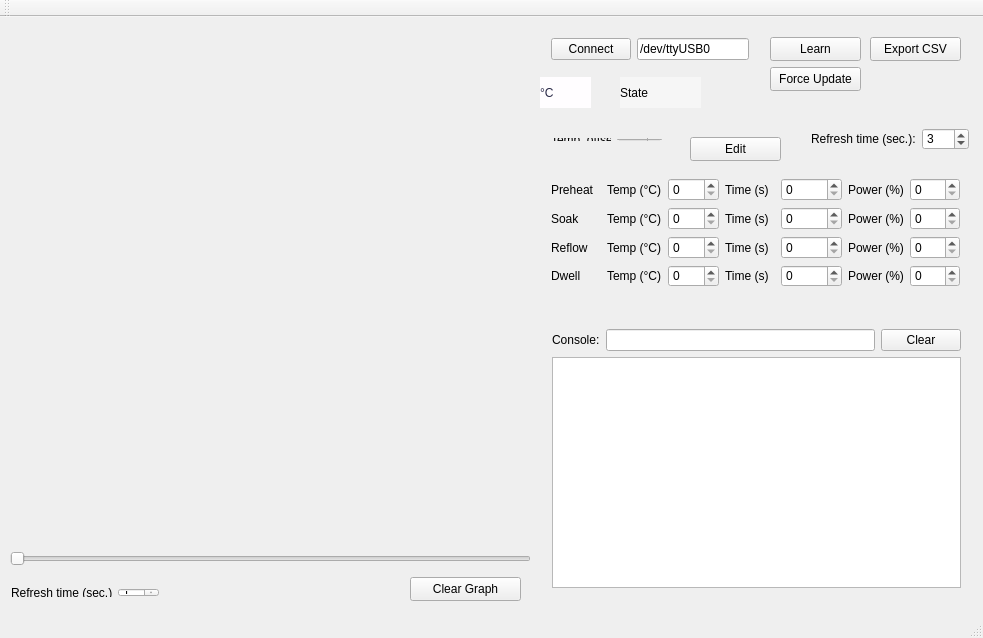
<?xml version="1.0" encoding="UTF-8"?>
<ui version="4.0">
 <class>MainWindow</class>
 <widget class="QMainWindow" name="MainWindow">
  <property name="geometry">
   <rect>
    <x>0</x>
    <y>0</y>
    <width>983</width>
    <height>638</height>
   </rect>
  </property>
  <property name="windowTitle">
   <string>ReflowKit Controller</string>
  </property>
  <widget class="QWidget" name="centralWidget">
   <widget class="QWidget" name="layoutWidget">
    <property name="geometry">
     <rect>
      <x>0</x>
      <y>560</y>
      <width>170</width>
      <height>31</height>
     </rect>
    </property>
    <layout class="QGridLayout" name="gridLayout_3">
     <item row="0" column="1">
      <widget class="QSpinBox" name="refreshTime">
       <property name="minimum">
        <number>1</number>
       </property>
       <property name="value">
        <number>1</number>
       </property>
      </widget>
     </item>
     <item row="0" column="0">
      <widget class="QLabel" name="refreshTimeLabel">
       <property name="text">
        <string>Refresh time (sec.):  </string>
       </property>
      </widget>
     </item>
    </layout>
   </widget>
   <widget class="QWidget" name="layoutWidget">
    <property name="geometry">
     <rect>
      <x>540</x>
      <y>10</y>
      <width>220</width>
      <height>45</height>
     </rect>
    </property>
    <layout class="QGridLayout" name="gridLayout_6">
     <item row="0" column="0">
      <widget class="QPushButton" name="connectButton">
       <property name="text">
        <string>Connect</string>
       </property>
      </widget>
     </item>
     <item row="0" column="1">
      <widget class="QLineEdit" name="pathToDevice">
       <property name="text">
        <string>/dev/ttyUSB0</string>
       </property>
      </widget>
     </item>
    </layout>
   </widget>
   <widget class="QWidget" name="layoutWidget">
    <property name="geometry">
     <rect>
      <x>540</x>
      <y>150</y>
      <width>431</width>
      <height>131</height>
     </rect>
    </property>
    <layout class="QGridLayout" name="gridLayout">
     <item row="0" column="0">
      <widget class="QLabel" name="label_2">
       <property name="text">
        <string>Preheat</string>
       </property>
      </widget>
     </item>
     <item row="0" column="1">
      <widget class="QLabel" name="label_3">
       <property name="text">
        <string>Temp (°C)</string>
       </property>
      </widget>
     </item>
     <item row="0" column="2">
      <widget class="QSpinBox" name="phttemp">
       <property name="maximum">
        <number>254</number>
       </property>
      </widget>
     </item>
     <item row="0" column="3">
      <widget class="QLabel" name="label_4">
       <property name="text">
        <string>Time (s)</string>
       </property>
      </widget>
     </item>
     <item row="0" column="4">
      <widget class="QSpinBox" name="phttime">
       <property name="maximum">
        <number>65534</number>
       </property>
      </widget>
     </item>
     <item row="0" column="5">
      <widget class="QLabel" name="label_5">
       <property name="text">
        <string>Power (%)</string>
       </property>
      </widget>
     </item>
     <item row="0" column="6">
      <widget class="QSpinBox" name="phtpwr">
       <property name="minimum">
        <number>0</number>
       </property>
       <property name="maximum">
        <number>100</number>
       </property>
      </widget>
     </item>
     <item row="1" column="0">
      <widget class="QLabel" name="label_15">
       <property name="text">
        <string>Soak</string>
       </property>
      </widget>
     </item>
     <item row="1" column="1">
      <widget class="QLabel" name="label_17">
       <property name="text">
        <string>Temp (°C)</string>
       </property>
      </widget>
     </item>
     <item row="1" column="2">
      <widget class="QSpinBox" name="soaktemp">
       <property name="maximum">
        <number>254</number>
       </property>
      </widget>
     </item>
     <item row="1" column="3">
      <widget class="QLabel" name="label_14">
       <property name="text">
        <string>Time (s)</string>
       </property>
      </widget>
     </item>
     <item row="1" column="4">
      <widget class="QSpinBox" name="soaktime">
       <property name="maximum">
        <number>65534</number>
       </property>
      </widget>
     </item>
     <item row="1" column="5">
      <widget class="QLabel" name="label_16">
       <property name="text">
        <string>Power (%)</string>
       </property>
      </widget>
     </item>
     <item row="1" column="6">
      <widget class="QSpinBox" name="soakpwr">
       <property name="minimum">
        <number>0</number>
       </property>
       <property name="maximum">
        <number>100</number>
       </property>
      </widget>
     </item>
     <item row="2" column="0">
      <widget class="QLabel" name="label_19">
       <property name="text">
        <string>Reflow</string>
       </property>
      </widget>
     </item>
     <item row="2" column="1">
      <widget class="QLabel" name="label_21">
       <property name="text">
        <string>Temp (°C)</string>
       </property>
      </widget>
     </item>
     <item row="2" column="2">
      <widget class="QSpinBox" name="reflowtemp">
       <property name="maximum">
        <number>254</number>
       </property>
      </widget>
     </item>
     <item row="2" column="3">
      <widget class="QLabel" name="label_18">
       <property name="text">
        <string>Time (s)</string>
       </property>
      </widget>
     </item>
     <item row="2" column="4">
      <widget class="QSpinBox" name="reflowtime">
       <property name="maximum">
        <number>65534</number>
       </property>
      </widget>
     </item>
     <item row="2" column="5">
      <widget class="QLabel" name="label_20">
       <property name="text">
        <string>Power (%)</string>
       </property>
      </widget>
     </item>
     <item row="2" column="6">
      <widget class="QSpinBox" name="reflowpwr">
       <property name="minimum">
        <number>0</number>
       </property>
       <property name="maximum">
        <number>100</number>
       </property>
      </widget>
     </item>
     <item row="3" column="0">
      <widget class="QLabel" name="label_23">
       <property name="text">
        <string>Dwell</string>
       </property>
      </widget>
     </item>
     <item row="3" column="1">
      <widget class="QLabel" name="label_25">
       <property name="text">
        <string>Temp (°C)</string>
       </property>
      </widget>
     </item>
     <item row="3" column="2">
      <widget class="QSpinBox" name="dwelltemp">
       <property name="maximum">
        <number>254</number>
       </property>
      </widget>
     </item>
     <item row="3" column="3">
      <widget class="QLabel" name="label_22">
       <property name="text">
        <string>Time (s)</string>
       </property>
      </widget>
     </item>
     <item row="3" column="4">
      <widget class="QSpinBox" name="dwelltime">
       <property name="maximum">
        <number>65534</number>
       </property>
      </widget>
     </item>
     <item row="3" column="5">
      <widget class="QLabel" name="label_24">
       <property name="text">
        <string>Power (%)</string>
       </property>
      </widget>
     </item>
     <item row="3" column="6">
      <widget class="QSpinBox" name="dwellpwr">
       <property name="minimum">
        <number>0</number>
       </property>
       <property name="maximum">
        <number>100</number>
       </property>
      </widget>
     </item>
    </layout>
   </widget>
   <widget class="QWidget" name="layoutWidget">
    <property name="geometry">
     <rect>
      <x>541</x>
      <y>301</y>
      <width>431</width>
      <height>281</height>
     </rect>
    </property>
    <layout class="QGridLayout" name="gridLayout_2">
     <item row="0" column="0">
      <widget class="QLabel" name="label">
       <property name="text">
        <string>Console:</string>
       </property>
      </widget>
     </item>
     <item row="0" column="1">
      <widget class="QLineEdit" name="consoleCommand"/>
     </item>
     <item row="0" column="2">
      <widget class="QPushButton" name="clearButton">
       <property name="text">
        <string>Clear</string>
       </property>
      </widget>
     </item>
     <item row="1" column="0" colspan="3">
      <widget class="QTextEdit" name="consoleOutput"/>
     </item>
    </layout>
   </widget>
   <widget class="QWidget" name="layoutWidget_2">
    <property name="geometry">
     <rect>
      <x>800</x>
      <y>100</y>
      <width>180</width>
      <height>44</height>
     </rect>
    </property>
    <layout class="QGridLayout" name="gridLayout_4">
     <item row="0" column="1">
      <widget class="QSpinBox" name="refreshTimeUi">
       <property name="minimum">
        <number>2</number>
       </property>
       <property name="maximum">
        <number>100</number>
       </property>
       <property name="value">
        <number>3</number>
       </property>
      </widget>
     </item>
     <item row="0" column="0">
      <widget class="QLabel" name="refreshTimeUiLabel">
       <property name="text">
        <string>Refresh time (sec.):  </string>
       </property>
      </widget>
     </item>
    </layout>
   </widget>
   <widget class="GraphTemp" name="graphTemp" native="true">
    <property name="geometry">
     <rect>
      <x>10</x>
      <y>0</y>
      <width>521</width>
      <height>531</height>
     </rect>
    </property>
   </widget>
   <widget class="QLabel" name="temp">
    <property name="geometry">
     <rect>
      <x>540</x>
      <y>60</y>
      <width>51</width>
      <height>31</height>
     </rect>
    </property>
    <property name="styleSheet">
     <string notr="true">color: rgb(40, 40, 70);
font: 75 italic 16pt &quot;Ubuntu&quot;;
font: 75 oblique 16pt &quot;DejaVu Sans&quot;;
background-color: rgb(255, 253, 255);</string>
    </property>
    <property name="text">
     <string>°C</string>
    </property>
   </widget>
   <widget class="QPushButton" name="learnButton">
    <property name="geometry">
     <rect>
      <x>770</x>
      <y>20</y>
      <width>91</width>
      <height>24</height>
     </rect>
    </property>
    <property name="text">
     <string>Learn</string>
    </property>
   </widget>
   <widget class="QPushButton" name="pushButton">
    <property name="geometry">
     <rect>
      <x>870</x>
      <y>20</y>
      <width>91</width>
      <height>24</height>
     </rect>
    </property>
    <property name="text">
     <string>Export CSV</string>
    </property>
   </widget>
   <widget class="QWidget" name="layoutWidget">
    <property name="geometry">
     <rect>
      <x>540</x>
      <y>110</y>
      <width>133</width>
      <height>25</height>
     </rect>
    </property>
    <layout class="QGridLayout" name="gridLayout_5">
     <item row="0" column="1">
      <widget class="QSpinBox" name="tempoffset">
       <property name="minimum">
        <number>-30</number>
       </property>
       <property name="maximum">
        <number>30</number>
       </property>
      </widget>
     </item>
     <item row="0" column="0">
      <widget class="QLabel" name="label_6">
       <property name="text">
        <string>Temp. offset:</string>
       </property>
      </widget>
     </item>
    </layout>
   </widget>
   <widget class="QPushButton" name="forceUpdate">
    <property name="geometry">
     <rect>
      <x>770</x>
      <y>50</y>
      <width>91</width>
      <height>24</height>
     </rect>
    </property>
    <property name="text">
     <string>Force Update</string>
    </property>
   </widget>
   <widget class="QSlider" name="frameGraphTempSlider">
    <property name="geometry">
     <rect>
      <x>10</x>
      <y>530</y>
      <width>521</width>
      <height>23</height>
     </rect>
    </property>
    <property name="orientation">
     <enum>Qt::Horizontal</enum>
    </property>
   </widget>
   <widget class="QPushButton" name="pushButton_2">
    <property name="geometry">
     <rect>
      <x>410</x>
      <y>560</y>
      <width>111</width>
      <height>24</height>
     </rect>
    </property>
    <property name="text">
     <string>Clear Graph</string>
    </property>
   </widget>
   <widget class="QLabel" name="stateLabel">
    <property name="geometry">
     <rect>
      <x>620</x>
      <y>60</y>
      <width>81</width>
      <height>31</height>
     </rect>
    </property>
    <property name="styleSheet">
     <string notr="true">font: 75 italic 12pt &quot;Ubuntu&quot;;
background-color: rgba(255, 255, 255, 119);</string>
    </property>
    <property name="text">
     <string>State</string>
    </property>
   </widget>
   <widget class="QPushButton" name="editButton">
    <property name="geometry">
     <rect>
      <x>690</x>
      <y>120</y>
      <width>91</width>
      <height>24</height>
     </rect>
    </property>
    <property name="text">
     <string>Edit</string>
    </property>
   </widget>
   <zorder>layoutWidget</zorder>
   <zorder>layoutWidget</zorder>
   <zorder>layoutWidget</zorder>
   <zorder>layoutWidget</zorder>
   <zorder>layoutWidget</zorder>
   <zorder>layoutWidget_2</zorder>
   <zorder>graphTemp</zorder>
   <zorder>temp</zorder>
   <zorder>learnButton</zorder>
   <zorder>pushButton</zorder>
   <zorder>forceUpdate</zorder>
   <zorder>frameGraphTempSlider</zorder>
   <zorder>pushButton_2</zorder>
   <zorder>stateLabel</zorder>
   <zorder>editButton</zorder>
  </widget>
  <widget class="QMenuBar" name="menuBar">
   <property name="geometry">
    <rect>
     <x>0</x>
     <y>0</y>
     <width>983</width>
     <height>21</height>
    </rect>
   </property>
  </widget>
  <widget class="QToolBar" name="mainToolBar">
   <attribute name="toolBarArea">
    <enum>TopToolBarArea</enum>
   </attribute>
   <attribute name="toolBarBreak">
    <bool>false</bool>
   </attribute>
  </widget>
  <widget class="QStatusBar" name="statusBar"/>
 </widget>
 <layoutdefault spacing="6" margin="11"/>
 <customwidgets>
  <customwidget>
   <class>GraphTemp</class>
   <extends>QWidget</extends>
   <header>graphtemp.h</header>
   <container>1</container>
  </customwidget>
 </customwidgets>
 <resources/>
 <connections/>
</ui>
